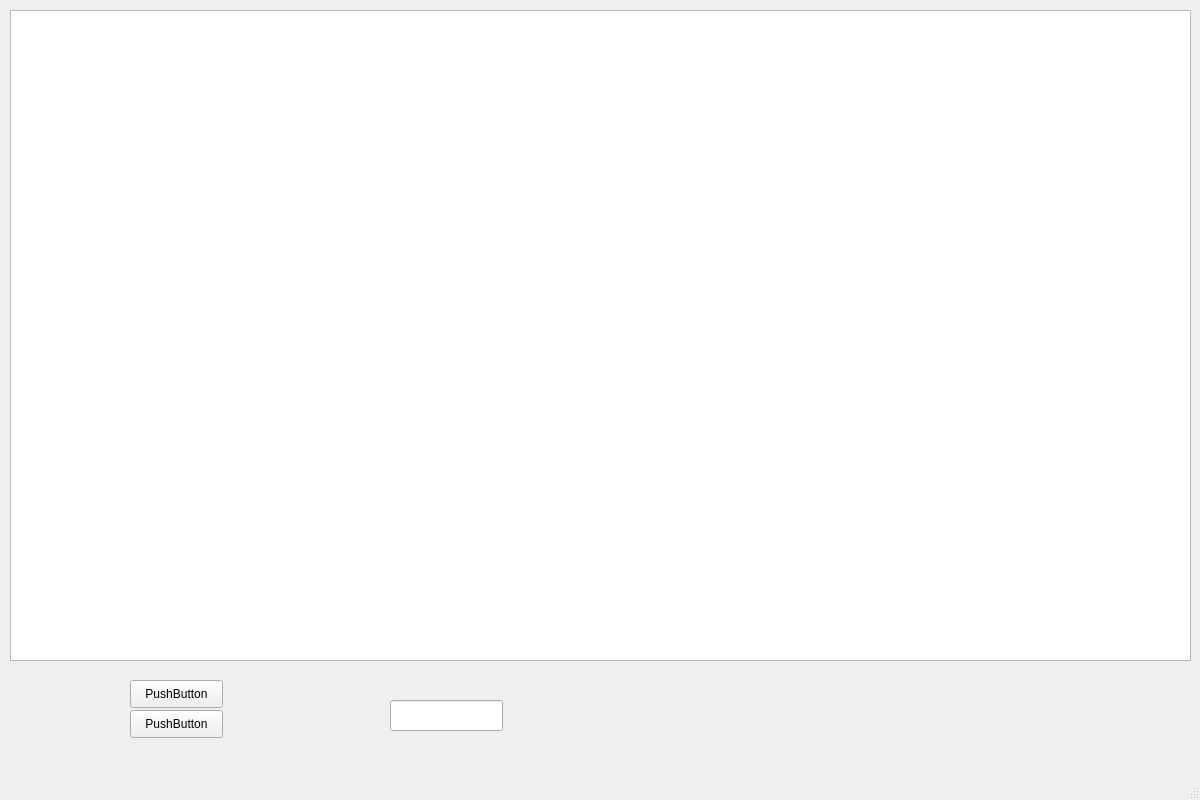
<?xml version="1.0" encoding="UTF-8"?>
<ui version="4.0">
 <class>MainWindow</class>
 <widget class="QMainWindow" name="MainWindow">
  <property name="geometry">
   <rect>
    <x>0</x>
    <y>0</y>
    <width>1200</width>
    <height>800</height>
   </rect>
  </property>
  <property name="windowTitle">
   <string>MainWindow</string>
  </property>
  <widget class="QWidget" name="centralwidget">
   <widget class="QLineEdit" name="lineEdit">
    <property name="geometry">
     <rect>
      <x>390</x>
      <y>700</y>
      <width>113</width>
      <height>31</height>
     </rect>
    </property>
   </widget>
   <widget class="QPushButton" name="pushButton">
    <property name="geometry">
     <rect>
      <x>130</x>
      <y>710</y>
      <width>93</width>
      <height>28</height>
     </rect>
    </property>
    <property name="text">
     <string>PushButton</string>
    </property>
   </widget>
   <widget class="QPushButton" name="pushButton_2">
    <property name="geometry">
     <rect>
      <x>130</x>
      <y>680</y>
      <width>93</width>
      <height>28</height>
     </rect>
    </property>
    <property name="text">
     <string>PushButton</string>
    </property>
   </widget>
   <widget class="QTableWidget" name="tableWidget">
    <property name="geometry">
     <rect>
      <x>10</x>
      <y>10</y>
      <width>1181</width>
      <height>651</height>
     </rect>
    </property>
   </widget>
  </widget>
  <widget class="QMenuBar" name="menubar">
   <property name="geometry">
    <rect>
     <x>0</x>
     <y>0</y>
     <width>1200</width>
     <height>26</height>
    </rect>
   </property>
  </widget>
  <widget class="QStatusBar" name="statusbar"/>
 </widget>
 <resources/>
 <connections/>
</ui>
